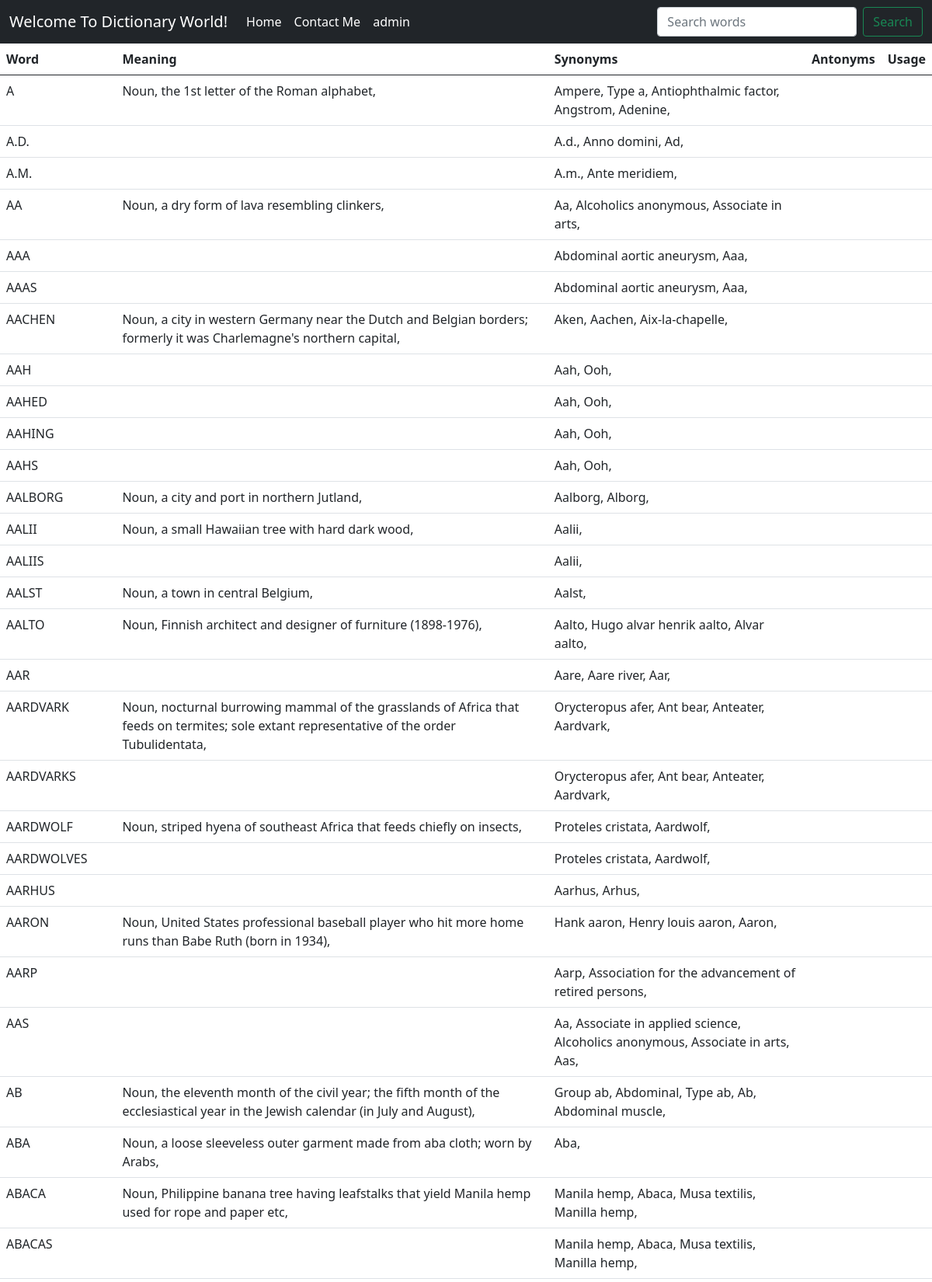
The page / (upper part) on the database its author committed.
### dictionaryapp/models.py (models this page shows)
class Dictionary(models.Model):
    word = models.CharField(max_length=100)
    meaning = models.CharField(max_length=200)
    synonyms = models.CharField(max_length=200)
    antonyms = models.CharField(max_length=200)
    usage = models.TextField(max_length=250)
    date = models.DateField(auto_now_add=True, blank=True)

### dictionaryapp/views.py (the view)
# urls.py: path('', views.home),
def home(request):
    context = get_all_words()
    return render(request, 'index.html', {'data': context})

### dictionaryapp/resources/dictionary.py (called while the page is built)
def get_all_words():
    try:
        dictionary_object = Dictionary.objects.all()
        words_list = []
        for words in dictionary_object.iterator():
            word_dictionary = {'word': words.word, 'meaning': words.meaning, 'synonyms': words.synonyms,
                               'antonyms': words.antonyms, 'usage': words.usage}
            words_list.append(word_dictionary)
        return words_list
    except Exception as exception:
        print(exception)
        return [{'word': "", 'meaning': "", 'synonyms': "", 'antonyms': "", 'usage': ""}]

### templates/index.html
{% extends 'base.html' %}
{% block content %}
<body>
<table class="table">
    <thead>
    <tr>
        <th scope="col">Word</th>
        <th scope="col">Meaning</th>
        <th scope="col">Synonyms</th>
        <th scope="col">Antonyms</th>
        <th scope="col">Usage</th>
    </tr>
    </thead>
    <tbody>
    {% for words in data %}
    <tr>
        <td>{{ words.word }}</td>
        <td>{{ words.meaning }}</td>
        <td>{{ words.synonyms }}</td>
        <td>{{ words.antonyms }}</td>
        <td>{{ words.usage }}</td>
    </tr>
    {% endfor %}
    </tbody>
</table>
</body>
{% endblock %}

### templates/base.html (shortened to what this page needs)
<!doctype html>
{% load static %}
<html lang="en">
<head>
    <link href="https://cdn.jsdelivr.net/npm/bootstrap@5.0.0-beta3/dist/css/bootstrap.min.css" rel="stylesheet"
>
</head>
<nav class="navbar navbar-expand-lg navbar-dark bg-dark">
    <div class="container-fluid">
        <a class="navbar-brand" href="">Welcome To Dictionary World!</a>
        <div class="collapse navbar-collapse" id="navbarSupportedContent">
            <ul class="navbar-nav me-auto mb-2 mb-lg-0">
                <li class="nav-item">
                    <a class="nav-link active" aria-current="page" href="/home">Home</a>
                </li>
                <li class="nav-item">
                    <a class="nav-link active" aria-current="page" href="/contact">Contact Me</a>
                </li>
                <li class="nav-item">
                    <a class="nav-link active" aria-current="page" href="/adminPage">admin</a>
                </li>
            </ul>
            <form class="d-flex" action="/search" , method="post">
                <input class="form-control me-2" type="search" placeholder="Search words" name="searchString"
                       aria-label="Search">
                <button class="btn btn-outline-success" type="submit">Search</button>
            </form>
        </div>
    </div>
</nav>
<body>
{% block content %} {% endblock %}
</body>
</html>

### templates/base.html (style rules this page uses)
button { background: #0888; color: white; position: relative; border: 3px #0888; }

### rows shown on the page
Dictionary: meaning "Noun, the 1st letter of the Roman alphabet,", synonyms "Ampere, Type a, Antiophthalmic factor, Angstrom, Adenine,"
Dictionary: word "A.D.", synonyms "A.d., Anno domini, Ad,"
Dictionary: word "A.M.", synonyms "A.m., Ante meridiem,"
Dictionary: word "AA", meaning "Noun, a dry form of lava resembling clinkers,", synonyms "Aa, Alcoholics anonymous, Associate in arts,"
Dictionary: word "AAA", synonyms "Abdominal aortic aneurysm, Aaa,"
Dictionary: word "AAAS", synonyms "Abdominal aortic aneurysm, Aaa,"
Dictionary: word "AACHEN", meaning "Noun, a city in western Germany near the Dutch and Belgian borders; formerly it was Charlemagne's northern capital,", synonyms "Aken, Aachen, Aix-la-chapelle,"
Dictionary: word "AAH", synonyms "Aah, Ooh,"
Dictionary: word "AAHED", synonyms "Aah, Ooh,"
Dictionary: word "AAHING", synonyms "Aah, Ooh,"
Dictionary: word "AAHS", synonyms "Aah, Ooh,"
Dictionary: word "AALBORG", meaning "Noun, a city and port in northern Jutland,", synonyms "Aalborg, Alborg,"
Dictionary: word "AALII", meaning "Noun, a small Hawaiian tree with hard dark wood,", synonyms "Aalii,"
Dictionary: word "AALIIS", synonyms "Aalii,"
Dictionary: word "AALST", meaning "Noun, a town in central Belgium,", synonyms "Aalst,"
Dictionary: word "AALTO", meaning "Noun, Finnish architect and designer of furniture (1898-1976),", synonyms "Aalto, Hugo alvar henrik aalto, Alvar aalto,"
Dictionary: word "AAR", synonyms "Aare, Aare river, Aar,"
Dictionary: word "AARDVARK", meaning "Noun, nocturnal burrowing mammal of the grasslands of Africa that feeds on termites; sole extant representative of the order Tubulidentata,", synonyms "Orycteropus afer, Ant bear, Anteater, Aardvark,"
Dictionary: word "AARDVARKS", synonyms "Orycteropus afer, Ant bear, Anteater, Aardvark,"
Dictionary: word "AARDWOLF", meaning "Noun, striped hyena of southeast Africa that feeds chiefly on insects,", synonyms "Proteles cristata, Aardwolf,"
Dictionary: word "AARDWOLVES", synonyms "Proteles cristata, Aardwolf,"
Dictionary: word "AARHUS", synonyms "Aarhus, Arhus,"
Dictionary: word "AARON", meaning "Noun, United States professional baseball player who hit more home runs than Babe Ruth (born in 1934),", synonyms "Hank aaron, Henry louis aaron, Aaron,"
Dictionary: word "AARP", synonyms "Aarp, Association for the advancement of retired persons,"
Dictionary: word "AAS", synonyms "Aa, Associate in applied science, Alcoholics anonymous, Associate in arts, Aas,"
Dictionary: word "AB", meaning "Noun, the eleventh month of the civil year; the fifth month of the ecclesiastical year in the Jewish calendar (in July and August),", synonyms "Group ab, Abdominal, Type ab, Ab, Abdominal muscle,"
Dictionary: word "ABA", meaning "Noun, a loose sleeveless outer garment made from aba cloth; worn by Arabs,", synonyms "Aba,"
Dictionary: word "ABACA", meaning "Noun, Philippine banana tree having leafstalks that yield Manila hemp used for rope and paper etc,", synonyms "Manila hemp, Abaca, Musa textilis, Manilla hemp,"
Dictionary: word "ABACAS", synonyms "Manila hemp, Abaca, Musa textilis, Manilla hemp,"

### other values the page prints
{{ words.word }} "A"
